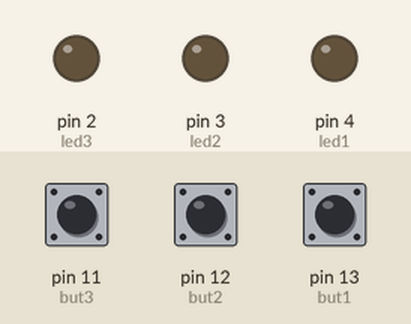
This sketch was run on a simulated Arduino Uno, built with avr-gcc and run on an emulated ATmega328P. On the bench: output pins drawn as LEDs (lit = HIGH). Dashed ring = blinking. The inputs (shaded band) are chosen by the test bench; at power-on: pin 12 (but2) HIGH, pin 11 (but3) HIGH, pin 13 (but1) LOW.

Above: at 1.2 s.
1.3 s: pin 12 (but2) pulled LOW for 0.15 s
At 1.54 s:
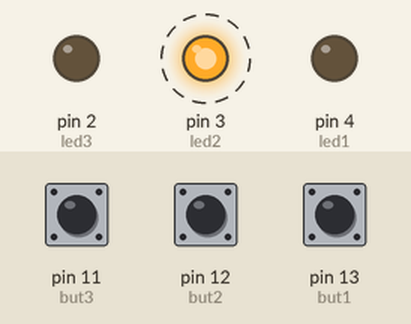
4.2 s: pin 11 (but3) pulled LOW for 3.2 s
At 8.5 s:
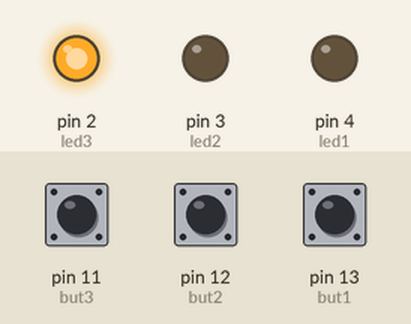
8.9 s: pin 13 (but1) pulled HIGH for 1 s
At 9.02 s:
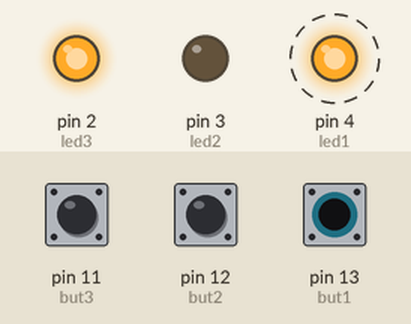
11.4 s: pin 13 (but1) pulled HIGH for 0.15 s
At 12.5 s:
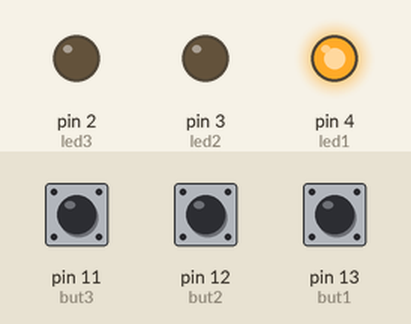
14.5 s: pin 13 (but1) pulled HIGH for 3.2 s
At 14.62 s:
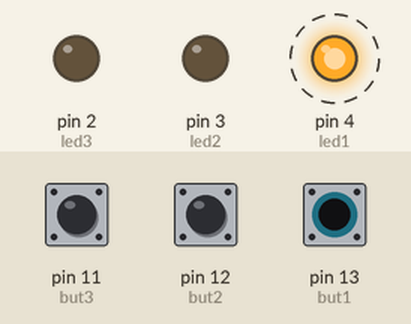
19.2 s: pin 12 (but2) pulled LOW for 3.2 s
At 21.1 s:
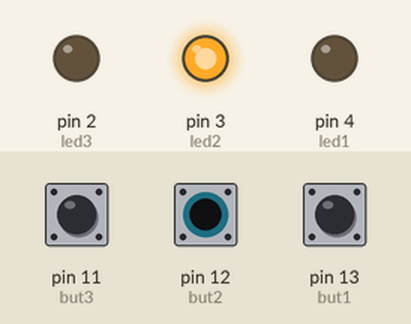
Timing chart, 0 to 25.3 s (numbered marks = the images above; inputs shaded):
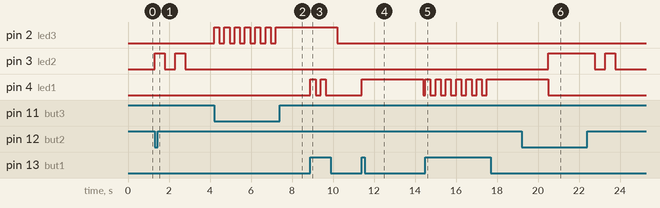

Measured:
- after the input at 1.3 s, pin 3 (led2): alternates HIGH for 0.50 s and LOW for 0.50 s, 4 changes in all, then stays LOW, starting at once
- after the input at 4.2 s, pin 2 (led3): alternates HIGH for 0.25 s and LOW for 0.25 s, 13 changes in all, then stays HIGH, starting at once
- after the input at 8.9 s, pin 4 (led1): alternates HIGH for 0.25 s and LOW for 0.25 s, 4 changes in all, then stays LOW, starting at once
- after the input at 11.4 s, pin 4 (led1): LOW → HIGH at once, → LOW 3.0 s later
- after the input at 14.5 s, pin 4 (led1): alternates HIGH for 0.25 s and LOW for 0.25 s, 13 changes in all, then stays HIGH, starting at once
- after the input at 19.2 s, pin 3 (led2): LOW → HIGH after 1.3 s, → LOW 2.3 s later, → HIGH 0.50 s later, → LOW 0.50 s later

The sketch:

lab_2.ino
```cpp
#define but1 13
#define but2 12
#define but3 11

#define led1 4
#define led2 3
#define led3 2

unsigned long timeled1 = 0, timeled2 = 0, timeled3 = 0;

int count = 0;

void setup()
{
  Serial.begin(9600);
  pinMode(but1, INPUT);
  pinMode(but2, INPUT);
  pinMode(but3, INPUT_PULLUP);
  pinMode(led1, OUTPUT);
  pinMode(led2, OUTPUT);
  pinMode(led3, OUTPUT);
}

void loop()
{
  //=====================LED 1=============================
  if(digitalRead(but1)== HIGH && millis()-timeled1>250)
  {
    timeled1 = millis();
    if(digitalRead(led1)==LOW)
    {
      digitalWrite(led1, HIGH);
    }
    else
    {
      digitalWrite(led1, LOW);
    }
  }
  if(digitalRead(but1)==LOW && millis()-timeled1>=3000)
    {
      digitalWrite(led1, LOW);
    }

  //=====================LED 2=============================
  if(digitalRead(but2)==LOW && millis()-timeled2>250 && digitalRead(led1)==LOW && digitalRead(led3)==LOW)
  {
    timeled2 = millis();
    count = 1;
  }
  if(millis()-timeled2<2000 && count == 1)
  {
      if(millis()-timeled2 < 500) digitalWrite(led2, HIGH);
      else if(millis()-timeled2 < 1000) digitalWrite(led2, LOW);
      else if(millis()-timeled2 < 1500) digitalWrite(led2, HIGH);
      else if(millis()-timeled2 < 1950) digitalWrite(led2, LOW);
      else count = 0;
  }

  //=====================LED 3=============================
  if(digitalRead(but3)==LOW && millis()-timeled3>250 && digitalRead(led1)==LOW)
  {
    timeled3 = millis();
    if(digitalRead(led3)==LOW)
    {
      digitalWrite(led3, HIGH);
    }
    else if(digitalRead(led3)==HIGH)
    {
      digitalWrite(led3, LOW);
    }
  }
  if(digitalRead(but3)==HIGH && millis()-timeled3>=3000 )
    {
      digitalWrite(led3, LOW);
    }
}
```
